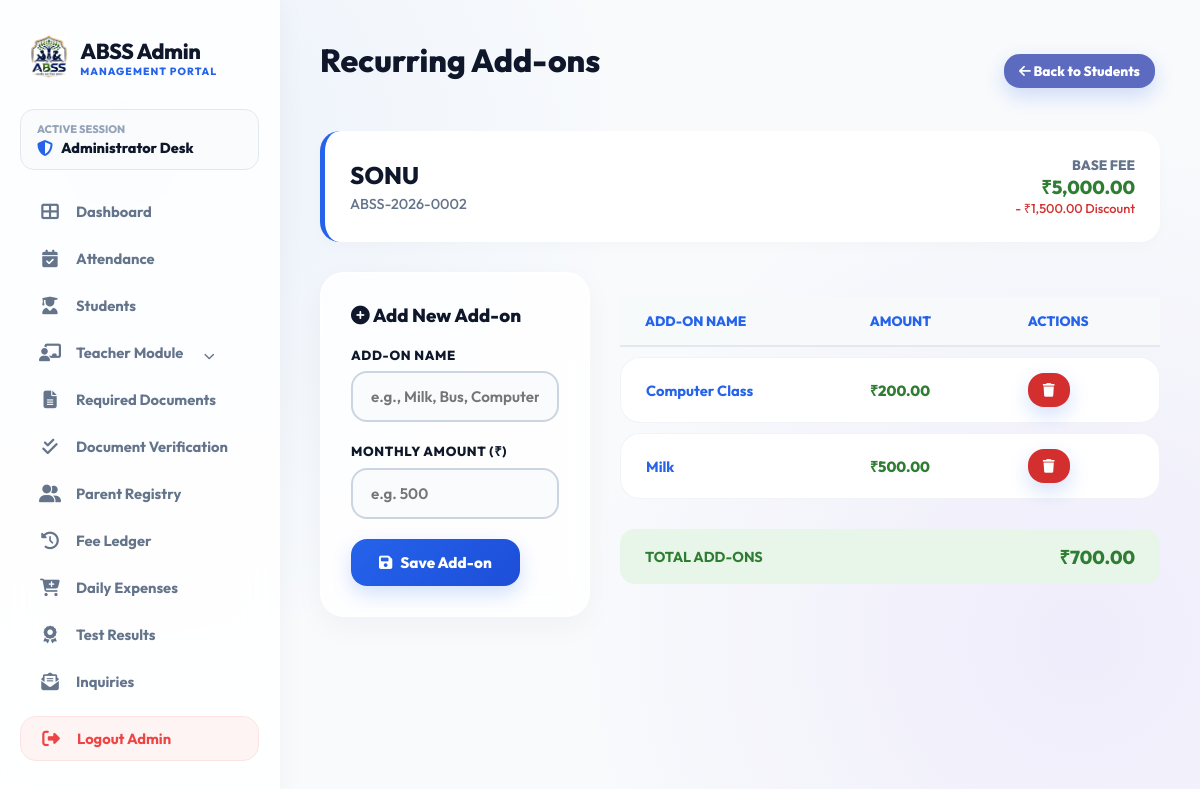
Screenshot of /admin/student_addons.php?id=2 (signed in) with the database file from the repository.
### tables this page shows
CREATE TABLE `students` (
  `id` int(11) NOT NULL,
  `reg_no` varchar(20) DEFAULT NULL,
  `student_photo` varchar(255) DEFAULT NULL,
  `parent_id` int(11) DEFAULT NULL,
  `name` varchar(100) NOT NULL,
  `parent_name` varchar(100) DEFAULT NULL,
  `phone` varchar(15) DEFAULT NULL,
  `target_school` varchar(100) DEFAULT NULL,
  `class_admitted` varchar(50) DEFAULT NULL,
  `scholar_mode` varchar(50) DEFAULT 'Day Scholar',
  `monthly_discount` decimal(10,2) DEFAULT 0.00,
  `base_fee` decimal(10,2) DEFAULT 0.00,
  `last_billed_date` date DEFAULT NULL,
  `admission_date` date DEFAULT NULL,
  `status` enum('active','inactive','graduated') DEFAULT 'active',
  `created_at` timestamp NOT NULL DEFAULT current_timestamp(),
  `photo` varchar(255) DEFAULT NULL,
  `dob` date DEFAULT NULL,
  `gender` enum('Male','Female','Other') DEFAULT NULL,
  `home_address` text DEFAULT NULL,
  `city` varchar(100) DEFAULT NULL,
  `state` varchar(100) DEFAULT NULL,
  `zip_code` varchar(10) DEFAULT NULL,
  `prev_school` varchar(255) DEFAULT NULL,
  `guardian_relationship` varchar(50) DEFAULT NULL,
  `guardian_email` varchar(150) DEFAULT NULL,
  `guardian_address` text DEFAULT NULL,
  `emergency_contact_name` varchar(150) DEFAULT NULL,
  `emergency_relationship` varchar(50) DEFAULT NULL,
  `emergency_phone` varchar(20) DEFAULT NULL,
  `has_allergies` tinyint(1) DEFAULT 0,
  `allergies_detail` text DEFAULT NULL,
  `has_medical_condition` tinyint(1) DEFAULT 0,
  `medical_condition_detail` text DEFAULT NULL,
  `physician_name` varchar(150) DEFAULT NULL,
  `physician_phone` varchar(20) DEFAULT NULL,
  `insurance_provider` varchar(150) DEFAULT NULL,
  `insurance_policy` varchar(100) DEFAULT NULL
);

CREATE TABLE `student_addons` (
  `id` int(11) NOT NULL,
  `student_id` int(11) NOT NULL,
  `addon_name` varchar(100) NOT NULL,
  `amount` decimal(10,2) NOT NULL,
  `created_at` timestamp NOT NULL DEFAULT current_timestamp()
);

### admin/student_addons.php (the view, shortened to what this page needs)
<?php
require_once 'includes/auth.php';
$student_id = (int)$_GET['id'];
$stmt = $conn->prepare("SELECT name, reg_no, base_fee, monthly_discount FROM students WHERE id = ?");
$stmt->bind_param("i", $student_id);
$stmt->execute();
$student = $stmt->get_result()->fetch_assoc();
$addons_res = $conn->query("SELECT * FROM student_addons WHERE student_id = $student_id ORDER BY created_at DESC");
$total_addons = 0;
?>
<!DOCTYPE html>
<html lang="en">
<head>
    <?php include 'includes/head_css.php'; ?>
</head>
<body>
    <?php include 'includes/sidebar.php'; ?>
    <main class="main-content">
        <div class="action-bar">
            <h1>Recurring Add-ons</h1>
            <a href="students.php" class="btn-portal inline-btn" style="background:#5c6bc0; text-decoration:none;"><i class="fas fa-arrow-left"></i> Back to Students</a>
        </div>
        <div class="student-card">
            <div>
                <h2 style="margin:0 0 5px;"><?php echo htmlspecialchars($student['name']); ?></h2>
                <p style="margin:0; font-size:0.9rem;"><?php echo htmlspecialchars($student['reg_no'] ?? ''); ?></p>
            </div>
            <div style="text-align:right;">
                <p style="margin:0; font-size:0.85rem; font-weight:800; text-transform:uppercase;">Base Fee</p>
                <h3 style="margin:0; color:#2e7d32;">₹<?php echo number_format($student['base_fee'], 2); ?></h3>
                <?php if($student['monthly_discount'] > 0): ?>
                    <p style="margin:0; font-size:0.8rem; color:#d32f2f;">- ₹<?php echo number_format($student['monthly_discount'], 2); ?> Discount</p>
                <?php endif; ?>
            </div>
        </div>
        <div style="display: grid; grid-template-columns: 1fr 2fr; gap: 30px;">
            <div class="portal-card" style="align-self: start;">
                <h3 style="margin-bottom: 20px;"><i class="fas fa-plus-circle"></i> Add New Add-on</h3>
                <form action="student_addons.php?id=<?php echo $student_id; ?>" method="POST">
                    <div class="portal-input-group">
                        <label>Add-on Name</label>
                        <input type="text" name="addon_name" placeholder="e.g., Milk, Bus, Computer Fee" required>
                    </div>
                    <div class="portal-input-group">
                        <label>Monthly Amount (₹)</label>
                        <input type="number" name="amount" placeholder="e.g. 500" step="0.01" required>
                    </div>
                    <button type="submit" name="add_addon" class="btn-portal w-100"><i class="fas fa-save"></i> Save Add-on</button>
                </form>
            </div>
            <div class="portal-table-container">
                <table>
                    <thead>
                        <tr>
                            <th>Add-on Name</th>
                            <th>Amount</th>
                            <th>Actions</th>
                        </tr>
                    </thead>
                    <tbody>
                        <?php if($addons_res->num_rows > 0): ?>
                            <?php while($row = $addons_res->fetch_assoc()): $total_addons += $row['amount']; ?>
                            <tr>
                                <td><strong style="color:var(--portal-blue);"><?php echo htmlspecialchars($row['addon_name']); ?></strong></td>
                                <td style="color:#2e7d32; font-weight:800;">₹<?php echo number_format($row['amount'], 2); ?></td>
                                <td>
                                    <a href="student_addons.php?id=<?php echo $student_id; ?>&delete=<?php echo $row['id']; ?>" class="btn-portal inline-btn" style="background:#d32f2f; text-decoration:none;" onclick="return confirm('Remove this add-on?');"><i class="fas fa-trash"></i></a>
                                </td>
                            </tr>
                            <?php endwhile; ?>
                        <?php else: ?>
                            <tr>
                                <td colspan="3" style="text-align:center;">No active add-ons for this student.</td>
                            </tr>
                        <?php endif; ?>
                    </tbody>
                </table>
                <?php if($total_addons > 0): ?>
                <div style="background:#e8f5e9; padding:15px 25px; border-radius:15px; margin-top:20px; display:flex; justify-content:space-between; align-items:center;">
                    <strong style="color:#2e7d32; text-transform:uppercase; font-size:0.9rem;">Total Add-ons</strong>
                    <h3 style="margin:0; color:#2e7d32;">₹<?php echo number_format($total_addons, 2); ?></h3>
                </div>
                <?php endif; ?>
            </div>
        </div>
    </main>
</body>
</html>

### admin/includes/head_css.php (style rules this page uses)
:root { --portal-blue: #2563eb; --portal-blue-dark: #1d4ed8; --portal-dark: #0f172a; --sidebar-width: 280px; --glass-bg: rgba(255, 255, 255, 0.82); --glass-border: rgba(255, 255, 255, 0.8); --glass-shadow: 0 10px 30px rgba(15, 23, 42, 0.04), inset 0 1px 0 rgba(255, 255, 255, 0.6); --radius-lg: 24px; --radius-md: 16px; --radius-sm: 12px; }
* { box-sizing: border-box; }
body { background: radial-gradient(circle at 10% 20%, rgba(59, 130, 246, 0.07) 0%, transparent 40%), radial-gradient(circle at 90% 80%, rgba(124, 58, 237, 0.07) 0%, transparent 40%), #f8fafc; color: #334155; font-family: 'Outfit', sans-serif; display: flex; min-height: 100vh; overflow-x: hidden; margin: 0; }
.main-content { margin-left: var(--sidebar-width); flex: 1; padding: 40px; box-sizing: border-box; max-width: 1400px; }
h1, h2, h3, h4 { font-family: 'Outfit', sans-serif; font-weight: 800; color: var(--portal-dark); margin-top: 0; }
p { color: #64748b; font-weight: 500; }
.portal-card, .card, .glass-card { background: var(--glass-bg); backdrop-filter: blur(16px); -webkit-backdrop-filter: blur(16px); padding: 30px; border-radius: var(--radius-lg); box-shadow: var(--glass-shadow); border: 1px solid var(--glass-border); margin-bottom: 25px; min-width: 0; word-wrap: break-word; overflow-wrap: break-word; }
.portal-input-group { margin-bottom: 20px; }
.portal-input-group label { display: block; color: var(--portal-dark); font-weight: 800; margin-bottom: 8px; font-size: 0.82rem; text-transform: uppercase; letter-spacing: 0.05em; }
.portal-input-group input, .portal-input-group select, .portal-input-group textarea, .form-control { width: 100%; padding: 14px 18px; border-radius: var(--radius-md); border: 2px solid #cbd5e1; font-family: inherit; font-size: 0.95rem; font-weight: 600; color: #1e293b; transition: all 0.25s ease; background: rgba(248, 250, 252, 0.8); outline: none; box-sizing: border-box; }
.btn-portal { background: linear-gradient(135deg, var(--portal-blue), var(--portal-blue-dark)); color: #ffffff; padding: 14px 28px; border-radius: var(--radius-md); border: none; font-weight: 800; font-size: 0.95rem; cursor: pointer; transition: all 0.25s ease; font-family: 'Outfit'; display: inline-flex; align-items: center; justify-content: center; gap: 8px; box-shadow: 0 8px 20px rgba(37, 99, 235, 0.2); }
.portal-table-container, .table-responsive { width: 100%; max-width: 100%; overflow-x: auto; -webkit-overflow-scrolling: touch; margin-top: 15px; min-width: 0; }
table { width: 100%; border-collapse: collapse; text-align: left; }
th { padding: 14px 18px; color: var(--portal-dark); font-weight: 800; font-size: 0.8rem; text-transform: uppercase; background: rgba(248, 250, 252, 0.8); border-bottom: 2px solid #e2e8f0; }
td { padding: 16px 18px; border-bottom: 1px solid #f1f5f9; color: #475569; font-weight: 600; font-size: 0.92rem; }

### admin/student_addons.php (style rules this page uses)
.action-bar { display: flex; justify-content: space-between; align-items: center; margin-bottom: 30px; }
.student-card { background: #fff; padding: 25px; border-radius: 20px; box-shadow: 0 5px 15px rgba(0,0,0,0.02); margin-bottom: 30px; display: flex; justify-content: space-between; align-items: center; border-left: 5px solid var(--portal-blue); }
table { width: 100%; border-collapse: separate; border-spacing: 0 10px; }
th { text-align: left; padding: 15px 25px; color: var(--portal-blue); font-weight: 800; font-size: 0.85rem; text-transform: uppercase; }
td { padding: 15px 25px; background: #fff; border-top: 1px solid #f0f4f8; border-bottom: 1px solid #f0f4f8; color: #5c6bc0; font-weight: 600; }
td:first-child { border-left: 1px solid #f0f4f8; border-radius: 20px 0 0 20px; }
td:last-child { border-right: 1px solid #f0f4f8; border-radius: 0 20px 20px 0; }
.inline-btn { width: auto !important; display: inline-block; padding: 8px 15px !important; font-size: 0.85rem !important; margin-right: 5px; }

### rows the page displays
students: name "SONU", reg_no "ABSS-2026-0002", base_fee "5,000.00", monthly_discount "1,500.00"
student_addons: addon_name "Computer Class", amount "200.00"
student_addons: addon_name "Milk", amount "500.00"

### other values shown
$total_addons "700.00"
